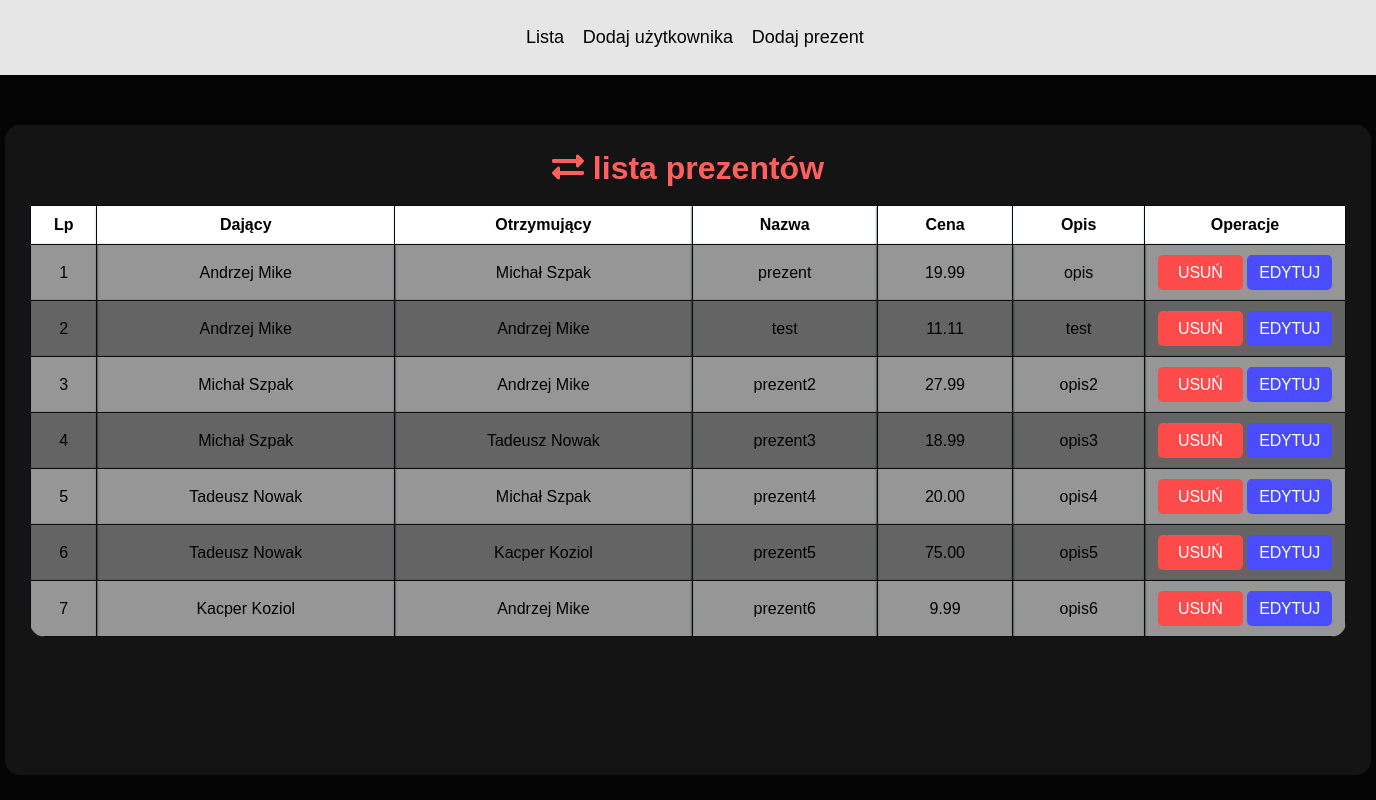
Before: / with the older database file.
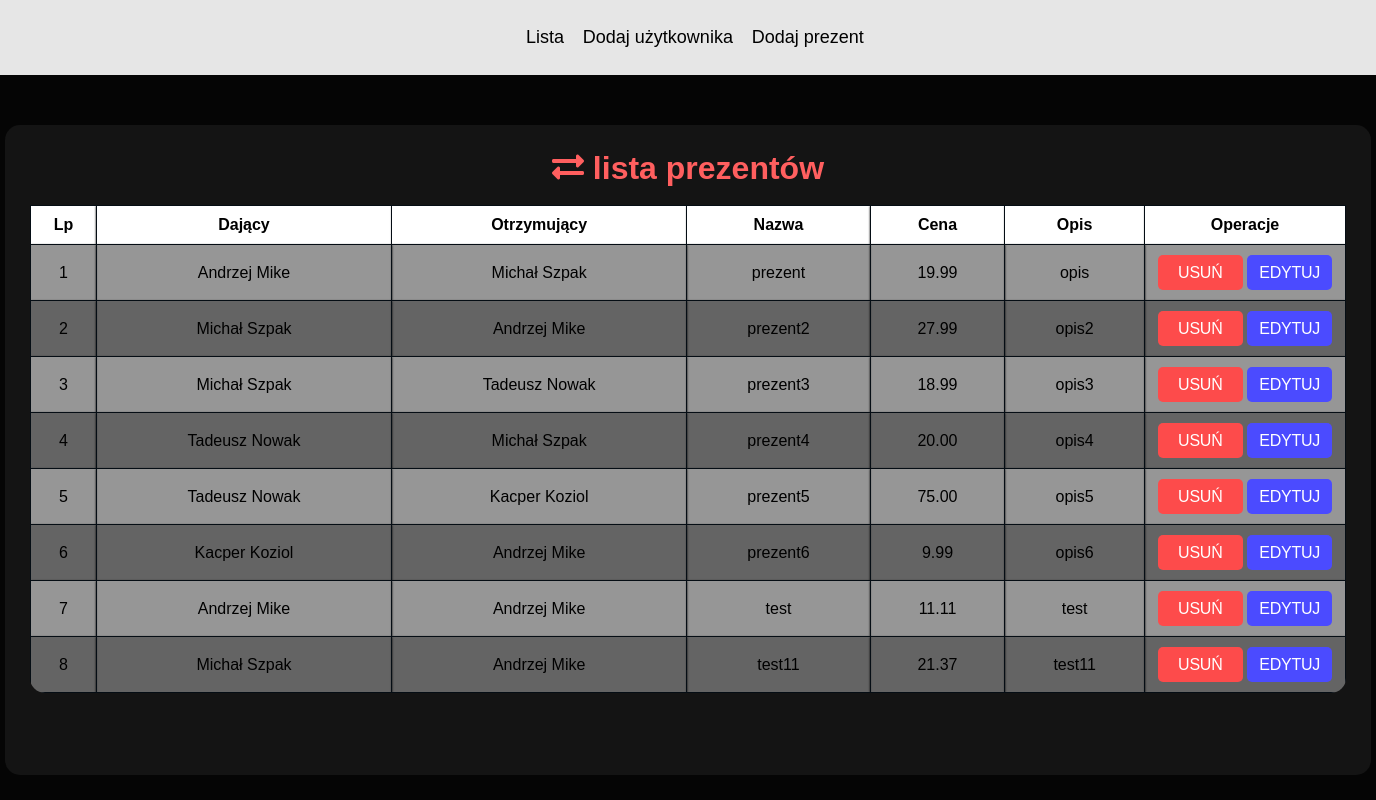
After: the same page with the newer database file.
### tables this page shows
CREATE TABLE `gifts` (
  `Id` int(11) NOT NULL,
  `Giver_Id` int(11) NOT NULL,
  `Receiver_Id` int(11) NOT NULL,
  `Label` varchar(100) DEFAULT NULL,
  `Price` decimal(10,2) DEFAULT NULL,
  `Description` longtext DEFAULT NULL
);

### php/class/sql.php (called while the page is built, shortened)
<?php
class ConnectSql
{
    protected mysqli $connection;
    public function __construct(string $hostname = "localhost", string $username = "root", ?string $password = null, string $database = "3tipsp_prezenty")
    {
        $this->connection = mysqli_connect($hostname,$username,$password,$database);
    }
    public function querySelect(string $query):array{
        $data = [];
            $q = mysqli_query($this->connection, $query);
            if($q){
                while($row = $q->fetch_row()){
                    $data[] = $row;
                }
            }
        return $data;
    }
}

### php/class/gift.php (the view, shortened to what this page needs)
<?php
require_once "sql.php";
Class Gift extends ConnectSql implements tohtml{
    protected string $tablename = "gifts";
    protected array  $tablefields = ["Id,","Giver_Id,","Receiver_Id,","Label,","Price,","Description"];
    public function getData(int $id = null):array{
        $sqlquery = "SELECT ";
            foreach($this->tablefields as $x){
                if($x == "Giver_Id,"){
                    $sqlquery .= "CONCAT(p1.Firstname, \" \", p1.Lastname),";
                }
                else if($x == "Receiver_Id,"){
                    $sqlquery .= "CONCAT(p2.Firstname, \" \", p2.Lastname),";
                }else{
                    $sqlquery .= $this->tablename.".".$x." ";
                }
            }
        $sqlquery .= "FROM $this->tablename INNER JOIN persons p1 ON gifts.Giver_Id = p1.Id
                                            INNER JOIN persons p2 ON gifts.Receiver_Id = p2.Id";
        $this->data = $this->querySelect($sqlquery);
        return $this->data;
    }
    public function write(array $data):void{
        $lp = 0;
        $html = <<<TEXT
            <table class='table-list'>
                <tr>
                    <th>Lp</th>
                    <th>Dający</th>
                    <th>Otrzymujący</th>
                    <th>Nazwa</th>
                    <th>Cena</th>
                    <th>Opis</th>
                    <th style='width:200px;'>Operacje</th>
                </tr>
        TEXT;
        foreach($data as $x){
            $lp += 1;
            $html .= <<<TEXT
                <tr>
                    <td>$lp</td>
                    <td>$x[1]</td>
                    <td>$x[2]</td>
                    <td>$x[3]</td>
                    <td>$x[4]</td>
                    <td>$x[5]</td>
                    <td>
                        <a href="confirm.php?type=gdelete&id=$x[0]" class="btn btn-delete">Usuń</a>
                        <a href="edit.php?type=gedit&id=$x[0]" class="btn btn-edit">Edytuj</a>
                    </td>
                </tr>
            TEXT;
        }
        $html .="</table>";
        echo $html;
    }
}

### index.php (shortened to what this page needs)
<!DOCTYPE html>
<html lang="pl">
<head>
    <link rel="stylesheet" href="public/css/main.css">
    <link rel="stylesheet" href="https://cdnjs.cloudflare.com/ajax/libs/font-awesome/5.15.2/css/all.min.css">
</head>
<body>
    <div id="nav">
        <ul>
            <a href="index.php"><li>Lista</li></a>
            <a href="add.php?type=person"><li>Dodaj użytkownika</li></a>
            <a href="add.php?type=gift"><li>Dodaj prezent</li></a>
        </ul>
    </div>
    <div id="container">
        <?php
            require_once "php/class/gift.php";
            require_once "php/class/sql.php";
            if(isset($_GET['list']) && $_GET['list'] == "persons"){
                echo "<a href='index.php?list=' class='h1href'><h1><i class='fas fa-exchange-alt'></i> lista użytkowników</h1></a><br/>";
                $persons = new Person();
                $persons->write($persons->getData());
            }else{
                echo "<a href='index.php?list=persons' class='h1href'><h1><i class='fas fa-exchange-alt'></i> lista prezentów</h1></a><br/>";
                $gifts = new Gift();
                $gifts->write($gifts->getData());
            }
        ?>
    </div>
</body>
</html>

### public/css/main.css (style rules this page uses)
* { margin:0; padding:0; }
body { background-color:rgb(5,5,5); color:rgb(255,255,255); }
#nav { width:100%; height:75px; line-height:75px; font-size:18px; font-family:Arial, Helvetica, sans-serif; font-weight:normal; text-align:center; background-color:rgba(255,255,255,.9); color:rgb(0,0,0); }
#nav > ul > a > li { padding:0; margin:0; }
#nav > ul > a > li { list-style-type:none; display:inline-block; margin-left:1vw; transition-property:text-shadow; transition-duration: .25s; }
#nav > ul > a:first-child { margin-left:0; }
#nav > ul > a { color:black; text-decoration: none; }
#container { width:1316px; min-height:600px; padding:25px; text-align:center; margin:auto; margin-top:50px; background-color:rgb(20,20,20); color:rgb(255,255,255); border-radius:15px; font-family:Arial, Helvetica, sans-serif; }
.h1href { color:rgb(255, 95, 95); text-decoration:none; }
table { width:100%; border-collapse:collapse; font-family:Arial, Helvetica, sans-serif; color:white; border-bottom-left-radius:15px; border-bottom-right-radius:15px; overflow:hidden; }
td, th { border: 1px solid rgb(5, 13, 20); padding:10px; box-shadow: 0px 0px 2px 0px black; }
th { padding: 10px 0px 10px 0px; background-color: rgb(255,255,255); color:black; }
tr { background-color:rgb(150, 150, 150); color:black; transition-property: background-color; transition-duration:.25s; }
tr:nth-child(odd) { background-color:rgb(100, 100, 100); }
.btn { display:inline-block; min-width:75px; min-height:25px; padding:5px; line-height:25px; background-color:black; color:white; border-radius:5px; text-decoration:none; text-transform:uppercase; font-family:Arial, Helvetica, sans-serif; font-weight:normal; letter-spacing:-.25px; border:none; transition-property:box-shadow; transition-duration:.15s; }
.btn-delete { background-color:rgb(253, 75, 75) }
.btn-edit { background-color:rgb(75, 75, 255); }

Changed rows visible on the page:
shown differently, row unchanged: gifts "test": moves down the list
added gifts: x "Michał Szpak", x "Andrzej Mike", Label "test11", Price "21.37", Description "test11"
